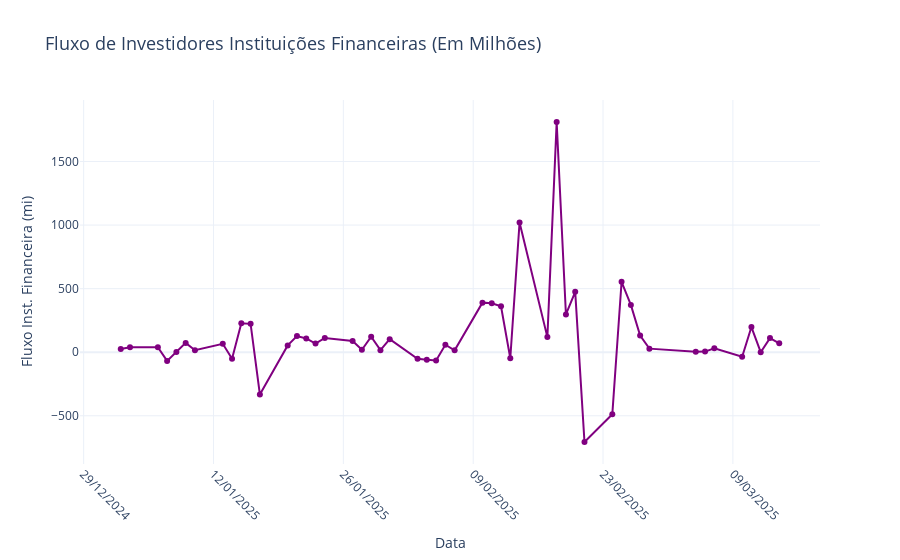

Write notebook code for a chart like this one.
### Markdown cell above
# Fluxo de Investidores Inst. Financeira

### Code cell
import pandas as pd
import requests
from bs4 import BeautifulSoup
import plotly.graph_objects as go
from datetime import datetime

# URL do site
url = "https://www.dadosdemercado.com.br/fluxo"

# Fazer a requisição HTTP para obter o conteúdo da página
response = requests.get(url)
if response.status_code == 200:
    soup = BeautifulSoup(response.content, 'html.parser')

    # Encontrar a tabela na página
    tabela_html = soup.find('table')  # Localiza a primeira tabela na página
    if tabela_html:
        # Ler a tabela HTML com pandas
        tabela = pd.read_html(str(tabela_html))[0]

        # Verificar os nomes das colunas
        print("Colunas disponíveis na tabela:", tabela.columns)

        # Garantir que a coluna 'Data' esteja no formato datetime
        tabela['Data'] = pd.to_datetime(tabela['Data'], format='%d/%m/%Y', errors='coerce')

        # Verificar se a coluna 'Inst. Financeira' existe
        if 'Inst. Financeira' in tabela.columns:
            # Converter os valores da coluna 'Inst. Financeira' para numérico
            tabela['Inst. Financeira'] = tabela['Inst. Financeira'].str.replace(' mi', '')  # Remover 'mi'
            tabela['Inst. Financeira'] = tabela['Inst. Financeira'].str.replace('.', '', regex=False)  # Remover separadores de milhares
            tabela['Inst. Financeira'] = tabela['Inst. Financeira'].str.replace(',', '.', regex=False).astype(float)

            # Filtrar os dados a partir do início do ano atual
            inicio_ano = datetime(datetime.now().year, 1, 1)  # Primeiro dia do ano atual
            tabela_filtrada = tabela[tabela['Data'] >= inicio_ano]

            # Criar o gráfico de linha com a coluna 'Inst. Financeira'
            fig = go.Figure()

            # Adicionar a linha conectando os valores de 'Inst. Financeira'
            fig.add_trace(go.Scatter(
                x=tabela_filtrada['Data'],  # Eixo X: coluna Data
                y=tabela_filtrada['Inst. Financeira'],  # Eixo Y: fluxo inst. financeira
                mode='lines+markers',
                name='Inst. Financeira',
                line=dict(color='purple'),
                marker=dict(size=6, color='purple', symbol='circle')
            ))

            # Personalizar o layout
            fig.update_layout(
                title='Fluxo de Investidores Instituições Financeiras (Em Milhões)',
                xaxis_title='Data',
                yaxis_title='Fluxo Inst. Financeira (mi)',
                template='plotly_white',
                xaxis=dict(
                    tickformat='%d/%m/%Y',  # Formatar as datas no eixo X
                    tickangle=45,           # Rotacionar os rótulos do eixo X
                    showgrid=True,          # Mostrar linhas de grade no eixo X
                    tickmode='auto',        # Ajustar automaticamente os rótulos
                    nticks=10               # Limitar o número de rótulos no eixo X
                ),
                yaxis=dict(
                    showgrid=True,          # Mostrar linhas de grade no eixo Y
                    rangemode='tozero'      # Garantir que o eixo Y comece no zero
                ),
                title_font_size=18,
                xaxis_title_font_size=14,
                yaxis_title_font_size=14
            )

            # Exibir o gráfico
            fig.show()
        else:
            print("A coluna 'Inst. Financeira' não foi encontrada na tabela. Verifique os nomes das colunas.")
    else:
        print("Tabela não encontrada na página.")
else:
    print(f"Erro ao acessar o site: {response.status_code}")

### Figure 1 — Plotly figure (JSON) as saved in the notebook; plotly's stock layout.template omitted (floating-point values rounded to 4 significant figures)
{"data": [{"line": {"color": "purple"}, "marker": {"color": "purple", "size": 6, "symbol": "circle"}, "mode": "lines+markers", "name": "Inst. Financeira", "type": "scatter", "x": ["2025-03-14T00:00:00.000000000", "2025-03-13T00:00:00.000000000", "2025-03-12T00:00:00.000000000", "2025-03-11T00:00:00.000000000", "2025-03-10T00:00:00.000000000", "2025-03-07T00:00:00.000000000", "2025-03-06T00:00:00.000000000", "2025-03-05T00:00:00.000000000", "2025-02-28T00:00:00.000000000", "2025-02-27T00:00:00.000000000", "2025-02-26T00:00:00.000000000", "2025-02-25T00:00:00.000000000", "2025-02-24T00:00:00.000000000", "2025-02-21T00:00:00.000000000", "2025-02-20T00:00:00.000000000", "2025-02-19T00:00:00.000000000", "2025-02-18T00:00:00.000000000", "2025-02-17T00:00:00.000000000", "2025-02-14T00:00:00.000000000", "2025-02-13T00:00:00.000000000", "2025-02-12T00:00:00.000000000", "2025-02-11T00:00:00.000000000", "2025-02-10T00:00:00.000000000", "2025-02-07T00:00:00.000000000", "2025-02-06T00:00:00.000000000", "2025-02-05T00:00:00.000000000", "2025-02-04T00:00:00.000000000", "2025-02-03T00:00:00.000000000", "2025-01-31T00:00:00.000000000", "2025-01-30T00:00:00.000000000", "2025-01-29T00:00:00.000000000", "2025-01-28T00:00:00.000000000", "2025-01-27T00:00:00.000000000", "2025-01-24T00:00:00.000000000", "2025-01-23T00:00:00.000000000", "2025-01-22T00:00:00.000000000", "2025-01-21T00:00:00.000000000", "2025-01-20T00:00:00.000000000", "2025-01-17T00:00:00.000000000", "2025-01-16T00:00:00.000000000", "2025-01-15T00:00:00.000000000", "2025-01-14T00:00:00.000000000", "2025-01-13T00:00:00.000000000", "2025-01-10T00:00:00.000000000", "2025-01-09T00:00:00.000000000", "2025-01-08T00:00:00.000000000", "2025-01-07T00:00:00.000000000", "2025-01-06T00:00:00.000000000", "2025-01-03T00:00:00.000000000", "2025-01-02T00:00:00.000000000"], "y": [70.28, 111.0, 0.07, 198.0, -35.55, 30.72, 5.01, 4.39, 28.18, 131.1, 372.3, 554.1, -487.7, -706.8, 475.1, 297.2, 1811.0, 118.7, 1020.0, -47.81, 361.2, 385.2, 389.8, 14.81, 58.59, -65.56, -60.23, -51.71, 102.5, 16.02, 121.7, 19.33, 88.03, 111.9, 67.79, 108.2, 127.1, 53.59, -332.5, 223.1, 228.0, -51.89, 65.88, 15.8, 73.29, 1.45, -68.48, 39.09, 39.11, 24.91]}], "layout": {"title": {"font": {"size": 18}, "text": "Fluxo de Investidores Instituições Financeiras (Em Milhões)"}, "xaxis": {"nticks": 10, "showgrid": true, "tickangle": 45, "tickformat": "%d/%m/%Y", "tickmode": "auto", "title": {"font": {"size": 14}, "text": "Data"}}, "yaxis": {"rangemode": "tozero", "showgrid": true, "title": {"font": {"size": 14}, "text": "Fluxo Inst. Financeira (mi)"}}}}
